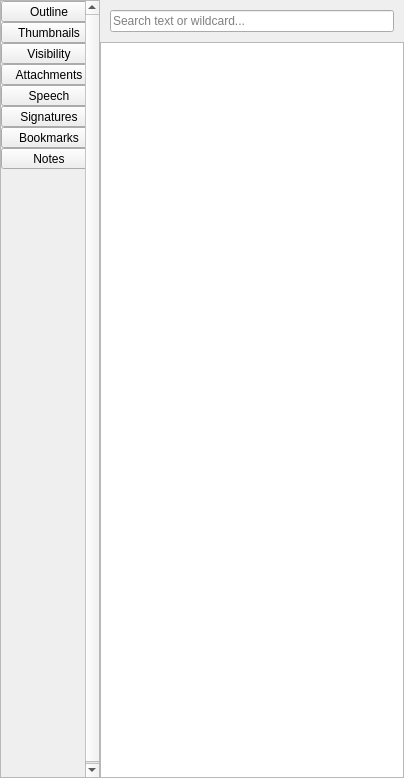
<?xml version="1.0" encoding="UTF-8"?>
<ui version="4.0">
 <class>PDFSidebarWidget</class>
 <widget class="QWidget" name="PDFSidebarWidget">
  <property name="geometry">
   <rect>
    <x>0</x>
    <y>0</y>
    <width>404</width>
    <height>778</height>
   </rect>
  </property>
  <layout class="QHBoxLayout" name="sidebarLayout" stretch="0,1">
   <property name="spacing">
    <number>0</number>
   </property>
   <property name="leftMargin">
    <number>0</number>
   </property>
   <property name="topMargin">
    <number>0</number>
   </property>
   <property name="rightMargin">
    <number>0</number>
   </property>
   <property name="bottomMargin">
    <number>0</number>
   </property>
   <item>
    <widget class="QScrollArea" name="scrollArea">
     <property name="minimumSize">
      <size>
       <width>96</width>
       <height>0</height>
      </size>
     </property>
     <property name="horizontalScrollBarPolicy">
      <enum>Qt::ScrollBarPolicy::ScrollBarAlwaysOff</enum>
     </property>
     <property name="widgetResizable">
      <bool>false</bool>
     </property>
     <widget class="QWidget" name="scrollAreaWidgetContents">
      <property name="geometry">
       <rect>
        <x>0</x>
        <y>0</y>
        <width>98</width>
        <height>778</height>
       </rect>
      </property>
      <layout class="QVBoxLayout" name="scrollAreaLayout">
       <property name="leftMargin">
        <number>0</number>
       </property>
       <property name="topMargin">
        <number>0</number>
       </property>
       <property name="rightMargin">
        <number>0</number>
       </property>
       <property name="bottomMargin">
        <number>0</number>
       </property>
       <item>
        <layout class="QVBoxLayout" name="verticalLayout">
         <property name="spacing">
          <number>0</number>
         </property>
         <item>
          <widget class="QToolButton" name="outlineButton">
           <property name="minimumSize">
            <size>
             <width>96</width>
             <height>0</height>
            </size>
           </property>
           <property name="font">
            <font>
             <bold>false</bold>
            </font>
           </property>
           <property name="text">
            <string>Outline</string>
           </property>
           <property name="icon">
            <iconset resource="loupelibgui.qrc">
             <normaloff>:/resources/sidebar-outline.svg</normaloff>:/resources/sidebar-outline.svg</iconset>
           </property>
           <property name="iconSize">
            <size>
             <width>64</width>
             <height>64</height>
            </size>
           </property>
           <property name="checkable">
            <bool>true</bool>
           </property>
           <property name="toolButtonStyle">
            <enum>Qt::ToolButtonStyle::ToolButtonTextUnderIcon</enum>
           </property>
           <property name="flat" stdset="0">
            <bool>true</bool>
           </property>
          </widget>
         </item>
         <item>
          <widget class="QToolButton" name="thumbnailsButton">
           <property name="minimumSize">
            <size>
             <width>96</width>
             <height>0</height>
            </size>
           </property>
           <property name="text">
            <string>Thumbnails</string>
           </property>
           <property name="icon">
            <iconset resource="loupelibgui.qrc">
             <normaloff>:/resources/sidebar-thumbnails.svg</normaloff>:/resources/sidebar-thumbnails.svg</iconset>
           </property>
           <property name="iconSize">
            <size>
             <width>64</width>
             <height>64</height>
            </size>
           </property>
           <property name="checkable">
            <bool>true</bool>
           </property>
           <property name="toolButtonStyle">
            <enum>Qt::ToolButtonStyle::ToolButtonTextUnderIcon</enum>
           </property>
           <property name="flat" stdset="0">
            <bool>true</bool>
           </property>
          </widget>
         </item>
         <item>
          <widget class="QToolButton" name="optionalContentButton">
           <property name="minimumSize">
            <size>
             <width>96</width>
             <height>0</height>
            </size>
           </property>
           <property name="text">
            <string>Visibility</string>
           </property>
           <property name="icon">
            <iconset resource="loupelibgui.qrc">
             <normaloff>:/resources/sidebar-visibility.svg</normaloff>:/resources/sidebar-visibility.svg</iconset>
           </property>
           <property name="iconSize">
            <size>
             <width>64</width>
             <height>64</height>
            </size>
           </property>
           <property name="checkable">
            <bool>true</bool>
           </property>
           <property name="toolButtonStyle">
            <enum>Qt::ToolButtonStyle::ToolButtonTextUnderIcon</enum>
           </property>
           <property name="flat" stdset="0">
            <bool>true</bool>
           </property>
          </widget>
         </item>
         <item>
          <widget class="QToolButton" name="attachmentsButton">
           <property name="minimumSize">
            <size>
             <width>96</width>
             <height>0</height>
            </size>
           </property>
           <property name="text">
            <string>Attachments</string>
           </property>
           <property name="icon">
            <iconset resource="loupelibgui.qrc">
             <normaloff>:/resources/sidebar-attachment.svg</normaloff>:/resources/sidebar-attachment.svg</iconset>
           </property>
           <property name="iconSize">
            <size>
             <width>64</width>
             <height>64</height>
            </size>
           </property>
           <property name="checkable">
            <bool>true</bool>
           </property>
           <property name="toolButtonStyle">
            <enum>Qt::ToolButtonStyle::ToolButtonTextUnderIcon</enum>
           </property>
           <property name="flat" stdset="0">
            <bool>true</bool>
           </property>
          </widget>
         </item>
         <item>
          <widget class="QToolButton" name="speechButton">
           <property name="minimumSize">
            <size>
             <width>96</width>
             <height>0</height>
            </size>
           </property>
           <property name="text">
            <string>Speech</string>
           </property>
           <property name="icon">
            <iconset resource="loupelibgui.qrc">
             <normaloff>:/resources/sidebar-speech.svg</normaloff>:/resources/sidebar-speech.svg</iconset>
           </property>
           <property name="iconSize">
            <size>
             <width>64</width>
             <height>64</height>
            </size>
           </property>
           <property name="checkable">
            <bool>true</bool>
           </property>
           <property name="toolButtonStyle">
            <enum>Qt::ToolButtonStyle::ToolButtonTextUnderIcon</enum>
           </property>
           <property name="flat" stdset="0">
            <bool>true</bool>
           </property>
          </widget>
         </item>
         <item>
          <widget class="QToolButton" name="signaturesButton">
           <property name="minimumSize">
            <size>
             <width>96</width>
             <height>0</height>
            </size>
           </property>
           <property name="text">
            <string>Signatures</string>
           </property>
           <property name="icon">
            <iconset resource="loupelibgui.qrc">
             <normaloff>:/resources/sidebar-signature.svg</normaloff>:/resources/sidebar-signature.svg</iconset>
           </property>
           <property name="iconSize">
            <size>
             <width>64</width>
             <height>64</height>
            </size>
           </property>
           <property name="checkable">
            <bool>true</bool>
           </property>
           <property name="toolButtonStyle">
            <enum>Qt::ToolButtonStyle::ToolButtonTextUnderIcon</enum>
           </property>
           <property name="flat" stdset="0">
            <bool>true</bool>
           </property>
          </widget>
         </item>
         <item>
          <widget class="QToolButton" name="bookmarksButton">
           <property name="minimumSize">
            <size>
             <width>96</width>
             <height>0</height>
            </size>
           </property>
           <property name="text">
            <string>Bookmarks</string>
           </property>
           <property name="icon">
            <iconset resource="loupelibgui.qrc">
             <normaloff>:/resources/sidebar-favourites.svg</normaloff>:/resources/sidebar-favourites.svg</iconset>
           </property>
           <property name="iconSize">
            <size>
             <width>64</width>
             <height>64</height>
            </size>
           </property>
           <property name="checkable">
            <bool>true</bool>
           </property>
           <property name="toolButtonStyle">
            <enum>Qt::ToolButtonStyle::ToolButtonTextUnderIcon</enum>
           </property>
          </widget>
         </item>
         <item>
          <widget class="QToolButton" name="notesButton">
           <property name="minimumSize">
            <size>
             <width>96</width>
             <height>0</height>
            </size>
           </property>
           <property name="text">
            <string>Notes</string>
           </property>
           <property name="icon">
            <iconset resource="loupelibgui.qrc">
             <normaloff>:/resources/sidebar-annotations.svg</normaloff>:/resources/sidebar-annotations.svg</iconset>
           </property>
           <property name="iconSize">
            <size>
             <width>64</width>
             <height>64</height>
            </size>
           </property>
           <property name="shortcut">
            <string>Ctrl+S</string>
           </property>
           <property name="toolButtonStyle">
            <enum>Qt::ToolButtonStyle::ToolButtonTextUnderIcon</enum>
           </property>
          </widget>
         </item>
         <item>
          <spacer name="buttonSpacer">
           <property name="orientation">
            <enum>Qt::Orientation::Vertical</enum>
           </property>
           <property name="sizeHint" stdset="0">
            <size>
             <width>0</width>
             <height>0</height>
            </size>
           </property>
          </spacer>
         </item>
        </layout>
       </item>
      </layout>
     </widget>
    </widget>
   </item>
   <item>
    <widget class="QStackedWidget" name="stackedWidget">
     <property name="currentIndex">
      <number>6</number>
     </property>
     <widget class="QWidget" name="emptyPage"/>
     <widget class="QWidget" name="outlinePage">
      <layout class="QVBoxLayout" name="outlinePageLayout">
       <property name="spacing">
        <number>0</number>
       </property>
       <property name="leftMargin">
        <number>0</number>
       </property>
       <property name="topMargin">
        <number>0</number>
       </property>
       <property name="rightMargin">
        <number>0</number>
       </property>
       <property name="bottomMargin">
        <number>0</number>
       </property>
       <item>
        <layout class="QHBoxLayout" name="outlineSearchLayout">
         <property name="leftMargin">
          <number>10</number>
         </property>
         <property name="topMargin">
          <number>10</number>
         </property>
         <property name="rightMargin">
          <number>10</number>
         </property>
         <property name="bottomMargin">
          <number>10</number>
         </property>
         <item>
          <widget class="QLineEdit" name="outlineSearchLineEdit">
           <property name="placeholderText">
            <string>Search text or wildcard...</string>
           </property>
           <property name="clearButtonEnabled">
            <bool>true</bool>
           </property>
          </widget>
         </item>
        </layout>
       </item>
       <item>
        <widget class="QTreeView" name="outlineTreeView"/>
       </item>
      </layout>
     </widget>
     <widget class="QWidget" name="thumbnailsPage">
      <layout class="QVBoxLayout" name="thumbnailsLayout">
       <property name="spacing">
        <number>0</number>
       </property>
       <property name="leftMargin">
        <number>0</number>
       </property>
       <property name="topMargin">
        <number>0</number>
       </property>
       <property name="rightMargin">
        <number>0</number>
       </property>
       <property name="bottomMargin">
        <number>0</number>
       </property>
       <item>
        <widget class="QWidget" name="thumbnailsToolbarWidget" native="true">
         <layout class="QHBoxLayout" name="thumbnailsToolbarLayout">
          <item>
           <widget class="QToolButton" name="synchronizeThumbnailsButton">
            <property name="toolTip">
             <string>Synchronize thumbnails with current page</string>
            </property>
            <property name="icon">
             <iconset resource="loupelibgui.qrc">
              <normaloff>:/resources/synchronize.svg</normaloff>:/resources/synchronize.svg</iconset>
            </property>
            <property name="checkable">
             <bool>true</bool>
            </property>
            <property name="checked">
             <bool>true</bool>
            </property>
           </widget>
          </item>
          <item>
           <widget class="QSlider" name="thumbnailsSizeSlider">
            <property name="minimum">
             <number>1</number>
            </property>
            <property name="maximum">
             <number>6</number>
            </property>
            <property name="value">
             <number>3</number>
            </property>
            <property name="orientation">
             <enum>Qt::Orientation::Horizontal</enum>
            </property>
           </widget>
          </item>
         </layout>
        </widget>
       </item>
       <item>
        <widget class="QListView" name="thumbnailsListView">
         <property name="movement">
          <enum>QListView::Movement::Static</enum>
         </property>
         <property name="resizeMode">
          <enum>QListView::ResizeMode::Adjust</enum>
         </property>
         <property name="viewMode">
          <enum>QListView::ViewMode::IconMode</enum>
         </property>
         <property name="itemAlignment">
          <set>Qt::AlignmentFlag::AlignBottom|Qt::AlignmentFlag::AlignHCenter</set>
         </property>
        </widget>
       </item>
      </layout>
     </widget>
     <widget class="QWidget" name="optionalContentPage">
      <layout class="QVBoxLayout" name="optionalContentPageLayout">
       <property name="spacing">
        <number>0</number>
       </property>
       <property name="leftMargin">
        <number>0</number>
       </property>
       <property name="topMargin">
        <number>0</number>
       </property>
       <property name="rightMargin">
        <number>0</number>
       </property>
       <property name="bottomMargin">
        <number>0</number>
       </property>
       <item>
        <widget class="QTreeView" name="optionalContentTreeView"/>
       </item>
      </layout>
     </widget>
     <widget class="QWidget" name="attachmentsPage">
      <layout class="QVBoxLayout" name="attachmentsPageLayout">
       <property name="leftMargin">
        <number>0</number>
       </property>
       <property name="topMargin">
        <number>0</number>
       </property>
       <property name="rightMargin">
        <number>0</number>
       </property>
       <property name="bottomMargin">
        <number>0</number>
       </property>
       <item>
        <widget class="QTreeView" name="attachmentsTreeView"/>
       </item>
      </layout>
     </widget>
     <widget class="QWidget" name="bookmarksPage">
      <layout class="QVBoxLayout" name="verticalLayout_3">
       <property name="leftMargin">
        <number>0</number>
       </property>
       <property name="topMargin">
        <number>0</number>
       </property>
       <property name="rightMargin">
        <number>0</number>
       </property>
       <property name="bottomMargin">
        <number>0</number>
       </property>
       <item>
        <widget class="QListView" name="bookmarksView">
         <property name="editTriggers">
          <set>QAbstractItemView::EditTrigger::NoEditTriggers</set>
         </property>
         <property name="wordWrap">
          <bool>true</bool>
         </property>
        </widget>
       </item>
      </layout>
     </widget>
     <widget class="QWidget" name="notesPage">
      <layout class="QVBoxLayout" name="notesPageLayout">
       <property name="spacing">
        <number>0</number>
       </property>
       <property name="leftMargin">
        <number>0</number>
       </property>
       <property name="topMargin">
        <number>0</number>
       </property>
       <property name="rightMargin">
        <number>0</number>
       </property>
       <property name="bottomMargin">
        <number>0</number>
       </property>
       <item>
        <widget class="QWidget" name="widget" native="true">
         <layout class="QVBoxLayout" name="notesSearchLayout">
          <property name="leftMargin">
           <number>10</number>
          </property>
          <property name="topMargin">
           <number>10</number>
          </property>
          <property name="rightMargin">
           <number>10</number>
          </property>
          <property name="bottomMargin">
           <number>10</number>
          </property>
          <item>
           <widget class="QLineEdit" name="notesSearchLineEdit">
            <property name="placeholderText">
             <string>Search text or wildcard...</string>
            </property>
            <property name="clearButtonEnabled">
             <bool>true</bool>
            </property>
           </widget>
          </item>
         </layout>
        </widget>
       </item>
       <item>
        <widget class="QTreeView" name="notesTreeView">
         <property name="contextMenuPolicy">
          <enum>Qt::ContextMenuPolicy::CustomContextMenu</enum>
         </property>
         <property name="wordWrap">
          <bool>true</bool>
         </property>
        </widget>
       </item>
      </layout>
     </widget>
     <widget class="QWidget" name="speechPage">
      <layout class="QVBoxLayout" name="verticalLayout_2">
       <item>
        <widget class="QComboBox" name="speechLocaleComboBox"/>
       </item>
       <item>
        <widget class="QComboBox" name="speechVoiceComboBox"/>
       </item>
       <item>
        <layout class="QGridLayout" name="gridLayout">
         <item row="0" column="1">
          <widget class="QSlider" name="speechRateEdit">
           <property name="minimum">
            <number>-10</number>
           </property>
           <property name="maximum">
            <number>10</number>
           </property>
           <property name="orientation">
            <enum>Qt::Orientation::Horizontal</enum>
           </property>
          </widget>
         </item>
         <item row="2" column="0">
          <widget class="QLabel" name="speechVolumeLabel">
           <property name="text">
            <string>Volume</string>
           </property>
          </widget>
         </item>
         <item row="1" column="1">
          <widget class="QSlider" name="speechPitchEdit">
           <property name="minimum">
            <number>-10</number>
           </property>
           <property name="maximum">
            <number>10</number>
           </property>
           <property name="orientation">
            <enum>Qt::Orientation::Horizontal</enum>
           </property>
          </widget>
         </item>
         <item row="1" column="0">
          <widget class="QLabel" name="speechPitchLabel">
           <property name="text">
            <string>Pitch</string>
           </property>
          </widget>
         </item>
         <item row="2" column="1">
          <widget class="QSlider" name="speechVolumeEdit">
           <property name="maximum">
            <number>100</number>
           </property>
           <property name="value">
            <number>100</number>
           </property>
           <property name="orientation">
            <enum>Qt::Orientation::Horizontal</enum>
           </property>
          </widget>
         </item>
         <item row="0" column="0">
          <widget class="QLabel" name="speechRateLabel">
           <property name="text">
            <string>Rate</string>
           </property>
          </widget>
         </item>
         <item row="0" column="2">
          <widget class="QLabel" name="speechRateValueLabel"/>
         </item>
         <item row="1" column="2">
          <widget class="QLabel" name="speechPitchValueLabel"/>
         </item>
         <item row="2" column="2">
          <widget class="QLabel" name="speechVolumeValueLabel"/>
         </item>
        </layout>
       </item>
       <item>
        <layout class="QHBoxLayout" name="horizontalLayout">
         <item>
          <widget class="QToolButton" name="speechPlayButton">
           <property name="icon">
            <iconset resource="loupelibgui.qrc">
             <normaloff>:/resources/play.svg</normaloff>:/resources/play.svg</iconset>
           </property>
          </widget>
         </item>
         <item>
          <widget class="QToolButton" name="speechPauseButton">
           <property name="icon">
            <iconset resource="loupelibgui.qrc">
             <normaloff>:/resources/pause.svg</normaloff>:/resources/pause.svg</iconset>
           </property>
          </widget>
         </item>
         <item>
          <widget class="QToolButton" name="speechStopButton">
           <property name="icon">
            <iconset resource="loupelibgui.qrc">
             <normaloff>:/resources/stop.svg</normaloff>:/resources/stop.svg</iconset>
           </property>
          </widget>
         </item>
         <item>
          <spacer name="horizontalSpacer">
           <property name="orientation">
            <enum>Qt::Orientation::Horizontal</enum>
           </property>
           <property name="sizeHint" stdset="0">
            <size>
             <width>40</width>
             <height>20</height>
            </size>
           </property>
          </spacer>
         </item>
         <item>
          <widget class="QToolButton" name="speechSynchronizeButton">
           <property name="icon">
            <iconset resource="loupelibgui.qrc">
             <normaloff>:/resources/synchronize.svg</normaloff>:/resources/synchronize.svg</iconset>
           </property>
           <property name="checkable">
            <bool>true</bool>
           </property>
           <property name="checked">
            <bool>true</bool>
           </property>
          </widget>
         </item>
        </layout>
       </item>
       <item>
        <widget class="QTextBrowser" name="speechActualTextEdit"/>
       </item>
      </layout>
     </widget>
     <widget class="QWidget" name="signaturesPage">
      <layout class="QVBoxLayout" name="signaturesPageLayout">
       <property name="leftMargin">
        <number>0</number>
       </property>
       <property name="topMargin">
        <number>0</number>
       </property>
       <property name="rightMargin">
        <number>0</number>
       </property>
       <property name="bottomMargin">
        <number>0</number>
       </property>
       <item>
        <widget class="QTreeWidget" name="signatureTreeWidget">
         <property name="wordWrap">
          <bool>true</bool>
         </property>
         <property name="headerHidden">
          <bool>true</bool>
         </property>
         <column>
          <property name="text">
           <string notr="true">1</string>
          </property>
         </column>
        </widget>
       </item>
      </layout>
     </widget>
    </widget>
   </item>
  </layout>
 </widget>
 <resources>
  <include location="loupelibgui.qrc"/>
 </resources>
 <connections/>
</ui>
